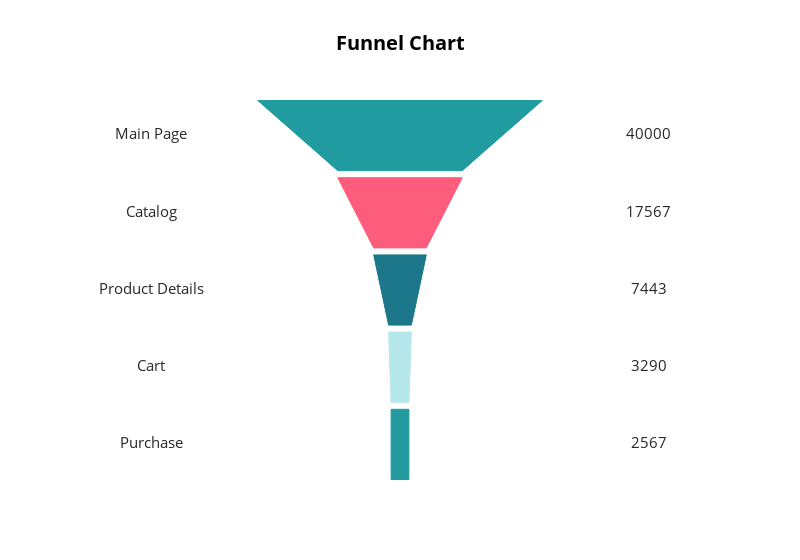

Source (notebook cell):
### Code cell
# list containing all the plot shapes
shapes = []

# list containing the Y-axis location for each section's name and value text
label_y = []

for i in range(n_phase):
        if (i == n_phase-1):
                points = [phase_w[i] / 2, height, phase_w[i] / 2, height - section_h]
        else:
                points = [phase_w[i] / 2, height, phase_w[i+1] / 2, height - section_h]

        path = 'M {0} {1} L {2} {3} L -{2} {3} L -{0} {1} Z'.format(*points)

        shape = {
                'type': 'path',
                'path': path,
                'fillcolor': colors[i],
                'line': {
                    'width': 1,
                    'color': colors[i]
                }
        }
        shapes.append(shape)
        
        # Y-axis location for this section's details (text)
        label_y.append(height - (section_h / 2))

        height = height - (section_h + section_d)

# For phase names
label_trace = go.Scatter(
    x=[-350]*n_phase,
    y=label_y,
    mode='text',
    text=phases,
    textfont=dict(
        color='rgb(40,40,40)',
        size=15
    )
)
 
# For phase values
value_trace = go.Scatter(
    x=[350]*n_phase,
    y=label_y,
    mode='text',
    text=values,
    textfont=dict(
        color='rgb(40,40,40)',
        size=15
    )
)

data = [label_trace, value_trace]
 
layout = go.Layout(
    title="<b>Funnel Chart</b>",
    titlefont=dict(
        size=20,
        color='rgb(0,0,0)'
    ),
    shapes=shapes,
    height=560,
    width=800,
    showlegend=False,
    paper_bgcolor='rgba(255,255,255,1)',
    plot_bgcolor='rgba(255,255,255,1)',
    xaxis=dict(
        showticklabels=False,
        zeroline=False,
        showgrid=False,
        range=[-450, 450]
    ),
    yaxis=dict(
        showticklabels=False,
        zeroline=False,
        showgrid=False
    )
)
 
fig = go.Figure(data=data, layout=layout)
iplot(fig, show_link=False)

### Figure 1 — Plotly figure (JSON) as saved in the notebook; plotly's stock layout.template omitted (floating-point values rounded to 4 significant figures)
{"data": [{"mode": "text", "text": ["Main Page", "Catalog", "Product Details", "Cart", "Purchase"], "textfont": {"color": "rgb(40,40,40)", "size": 15}, "type": "scatter", "uid": "af1ff29c-cb28-11e8-a60f-a0c589446c76", "x": [-350, -350, -350, -350, -350], "y": [490, 380, 270, 160, 50]}, {"mode": "text", "text": ["40000", "17567", "7443", "3290", "2567"], "textfont": {"color": "rgb(40,40,40)", "size": 15}, "type": "scatter", "uid": "af1ff29d-cb28-11e8-89b6-a0c589446c76", "x": [350, 350, 350, 350, 350], "y": [490, 380, 270, 160, 50]}], "layout": {"height": 560, "paper_bgcolor": "rgba(255,255,255,1)", "plot_bgcolor": "rgba(255,255,255,1)", "shapes": [{"fillcolor": "rgb(32,155,160)", "line": {"color": "rgb(32,155,160)", "width": 1}, "path": "M 200.0 540 L 87.5 440 L -87.5 440 L -200.0 540 Z", "type": "path"}, {"fillcolor": "rgb(253,93,124)", "line": {"color": "rgb(253,93,124)", "width": 1}, "path": "M 87.5 430 L 37.0 330 L -37.0 330 L -87.5 430 Z", "type": "path"}, {"fillcolor": "rgb(28,119,139)", "line": {"color": "rgb(28,119,139)", "width": 1}, "path": "M 37.0 320 L 16.0 220 L -16.0 220 L -37.0 320 Z", "type": "path"}, {"fillcolor": "rgb(182,231,235)", "line": {"color": "rgb(182,231,235)", "width": 1}, "path": "M 16.0 210 L 12.5 110 L -12.5 110 L -16.0 210 Z", "type": "path"}, {"fillcolor": "rgb(35,154,160)", "line": {"color": "rgb(35,154,160)", "width": 1}, "path": "M 12.5 100 L 12.5 0 L -12.5 0 L -12.5 100 Z", "type": "path"}], "showlegend": false, "title": "<b>Funnel Chart</b>", "titlefont": {"color": "rgb(0,0,0)", "size": 20}, "width": 800, "xaxis": {"range": [-450, 450], "showgrid": false, "showticklabels": false, "zeroline": false}, "yaxis": {"showgrid": false, "showticklabels": false, "zeroline": false}}}
